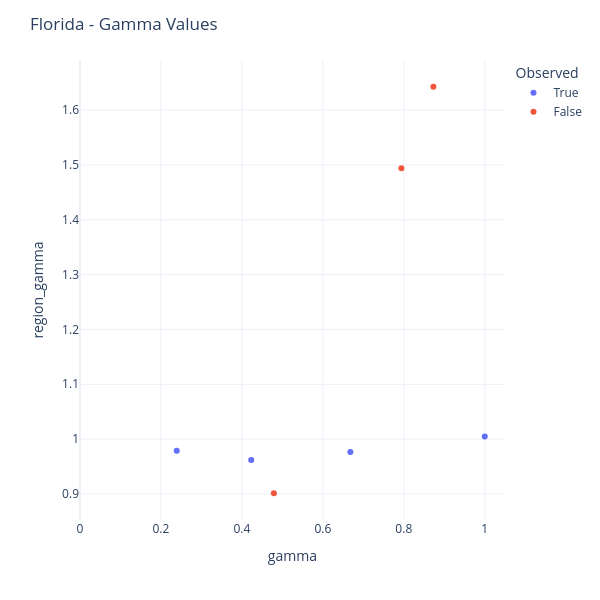

The notebook cell saved with this chart:
### Code cell
# sns.set_theme(style='whitegrid')
# sns.relplot(data=summary_df.query("region == 'US-FL'"), x='gamma', y='region_gamma', hue='Observed')

df = summary_df.query("region == 'US-FL'").reset_index()
fig = px.scatter(
    df,
    x="gamma",
    y="region_gamma",
    color="Observed",
    template="plotly_white",
    hover_data={
        "policy":True,           # format policy
        "gamma":":.3f",
        "region_gamma":":.3f",
        "Observed":True
    },
    width=600,      # square canvas
    height=600
)
fig.update_layout(
    xaxis_title="gamma",
    yaxis_title="region_gamma",
    legend_title_text="Observed",
    title="Florida - Gamma Values"
)
fig.update_xaxes(range=[0, 1.05])

### Figure 1 — Plotly figure (JSON) as saved in the notebook; plotly's stock layout.template omitted (floating-point values rounded to 4 significant figures)
{"data": [{"customdata": [["No_Measure", true], ["Mass_Gatherings_Authorized_But_Others_Restricted", true], ["Restrict_Mass_Gatherings_and_Schools_and_Others", true], ["Lockdown", true]], "hovertemplate": "Observed=%{customdata[1]}<br>gamma=%{x:.3f}<br>region_gamma=%{y:.3f}<br>policy=%{customdata[0]}<extra></extra>", "legendgroup": "True", "marker": {"color": "#636efa", "symbol": "circle"}, "mode": "markers", "name": "True", "orientation": "v", "showlegend": true, "type": "scatter", "x": [1.0, 0.668, 0.423, 0.239], "xaxis": "x", "y": [1.005, 0.9764, 0.9618, 0.979], "yaxis": "y"}, {"customdata": [["Restrict_Mass_Gatherings", false], ["Authorize_Schools_but_Restrict_Mass_Gatherings_and_Others", false], ["Restrict_Mass_Gatherings_and_Schools", false]], "hovertemplate": "Observed=%{customdata[1]}<br>gamma=%{x:.3f}<br>region_gamma=%{y:.3f}<br>policy=%{customdata[0]}<extra></extra>", "legendgroup": "False", "marker": {"color": "#EF553B", "symbol": "circle"}, "mode": "markers", "name": "False", "orientation": "v", "showlegend": true, "type": "scatter", "x": [0.873, 0.794, 0.479], "xaxis": "x", "y": [1.643, 1.494, 0.9013], "yaxis": "y"}], "layout": {"height": 600, "legend": {"title": {"text": "Observed"}, "tracegroupgap": 0}, "margin": {"t": 60}, "title": {"text": "Florida - Gamma Values"}, "width": 600, "xaxis": {"anchor": "y", "domain": [0, 1], "range": [0, 1.05], "title": {"text": "gamma"}}, "yaxis": {"anchor": "x", "domain": [0, 1], "title": {"text": "region_gamma"}}}}
